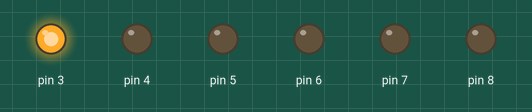
This sketch was run on a simulated Arduino Uno, built with avr-gcc and run on an emulated ATmega328P. On the bench: output pins drawn as LEDs (lit = HIGH).

Above: at 0.1 s.
At 4.1 s:
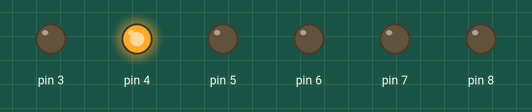
At 8.1 s:
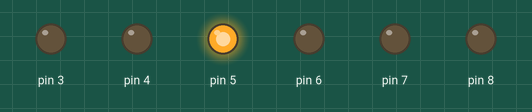
At 20.1 s:
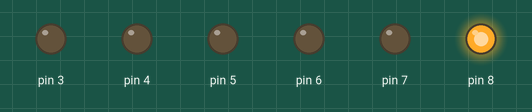
At 28.1 s:
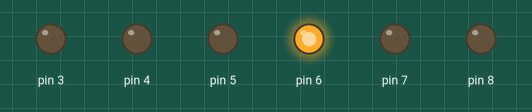
At 38.1 s:
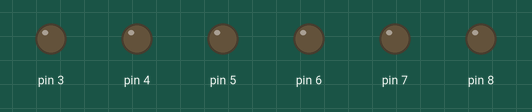
Timing chart, 0 to 39.6 s (numbered marks = the images above):
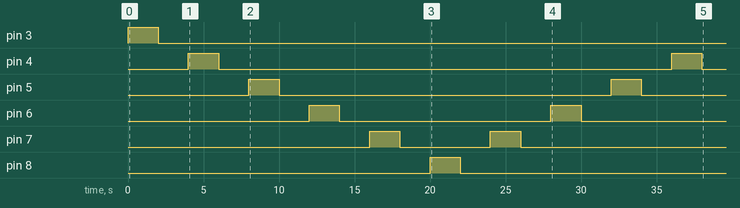

Measured:
- by itself, pin 3: LOW → HIGH at 0.00 s, → LOW 2.0 s later
- by itself, pin 4: alternates HIGH for 2.0 s and LOW for 30.0 s
- by itself, pin 5: alternates HIGH for 2.0 s and LOW for 22.0 s
- by itself, pin 6: alternates HIGH for 2.0 s and LOW for 14.0 s
- by itself, pin 7: LOW → HIGH at 16.0 s, → LOW 2.0 s later, → HIGH 6.0 s later, → LOW 2.0 s later, … (4 changes in this stretch)
- by itself, pin 8: LOW → HIGH at 20.0 s, → LOW 2.0 s later

The sketch:

leds_in_a_row1.ino
```cpp
int animationspeed = 0;
void setup()
{
  pinMode(3, OUTPUT);
  pinMode(4, OUTPUT);
  pinMode(5, OUTPUT);
  pinMode(6, OUTPUT);
  pinMode(7, OUTPUT);
  pinMode(8, OUTPUT);
}

void loop()
{
  animationspeed = 2000;// Wait for 2000 millisecond(s)
   for(int i=3; i<8; i++)
    {
     digitalWrite(i, HIGH);
     delay(animationspeed);
     digitalWrite(i, LOW);
     delay(animationspeed);
    }
   for(int i=8; i>3; i--)
    {
     digitalWrite(i, HIGH);
     delay(animationspeed);
     digitalWrite(i, LOW);
     delay(animationspeed);
    }
}
```
